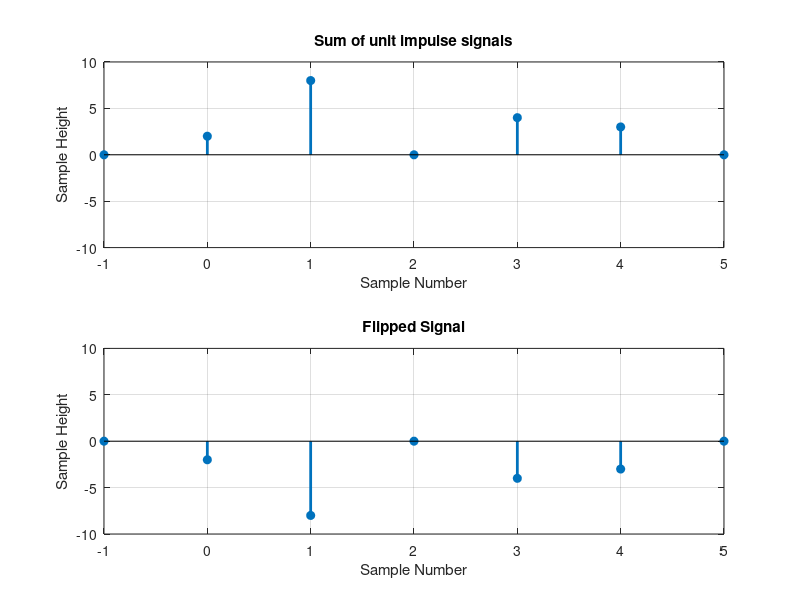

Reproduce this figure in MATLAB.
n = -10:10;
unitI = [zeros(1,10) 1 zeros(1,10)];
x = zeros(1, 21);
for i=8:16
    x(i) = 2*unitI(i)+8*unitI(i-1)+4*unitI(i-3)+3*unitI(i-4);
end
subplot(2,1,1);
stem(n, x, 'filled', 'linewidth', 2); grid;
axis([-1, 5, -10, 10]);
xlabel('Sample Number');
ylabel('Sample Height');
title('Sum of unit impulse signals');
subplot(2,1,2);
stem(n, -x, 'filled', 'linewidth', 2);  grid;
xlabel('Sample Number');
ylabel('Sample Height');
axis([-1, 5, -10, 10]);
title('Flipped Signal');
